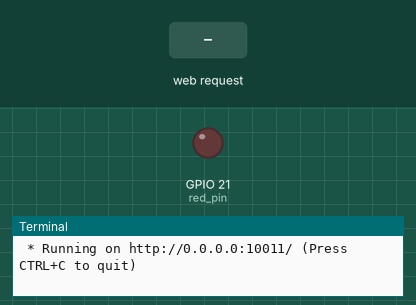
Recording of a program running on a simulated Raspberry Pi (BCM pin numbers). Shown: output pins drawn as LEDs (lit = HIGH), the last lines printed to the terminal. The inputs (shaded band) are chosen by the test bench. The clock reads 2024-03-15 10:24:30 at power-on unless the program sets it.

Above: at 1.2 s.
1.3 s: HTTP request for /led/off received
At 2.6 s:
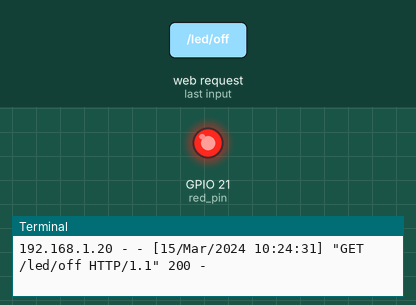
4.3 s: HTTP request for /led/on received
At 4.9 s:
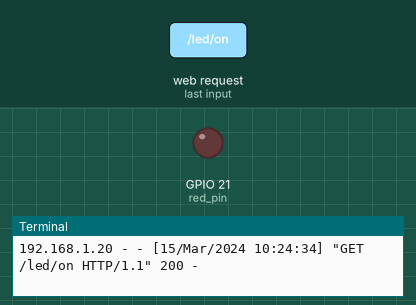
Timing chart, 0 to 7.3 s (numbered marks = the images above; inputs shaded):
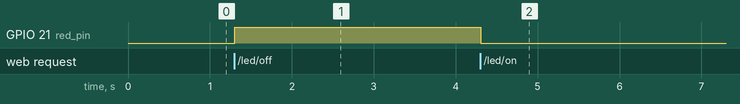

The program:

flask04.py
```python
#URL 접속을 /led/on , led/off로 접속하면 led를 on, off 하는 웹페이지를 만들어보기
from flask import Flask
import RPi.GPIO as GPIO

app = Flask(__name__)
red_pin = 21

# GPIO 초기 설정
GPIO.setmode(GPIO.BCM)
GPIO.setup(red_pin, GPIO.OUT)

@app.route("/")
def hello():
    return "Hello World!!"

@app.route("/led/<state>")
def led_control(state):
    if state == "on":
        GPIO.output(red_pin, GPIO.LOW)
        return "LED ON"
    elif state == "off":
        GPIO.output(red_pin, GPIO.HIGH)
        return "LED OFF"
    elif state == "clear":
        GPIO.cleanup()
        return "GPIO Cleanup()"
    else:
        return "Use 'on', 'off', or 'clear'."

if __name__ == "__main__":
    app.run(host="0.0.0.0", port="10011", debug=True)
```

Measured:
- after the input at 1.3 s, GPIO 21 (red_pin): LOW → HIGH at once
- after the input at 4.3 s, GPIO 21 (red_pin): HIGH → LOW at once
